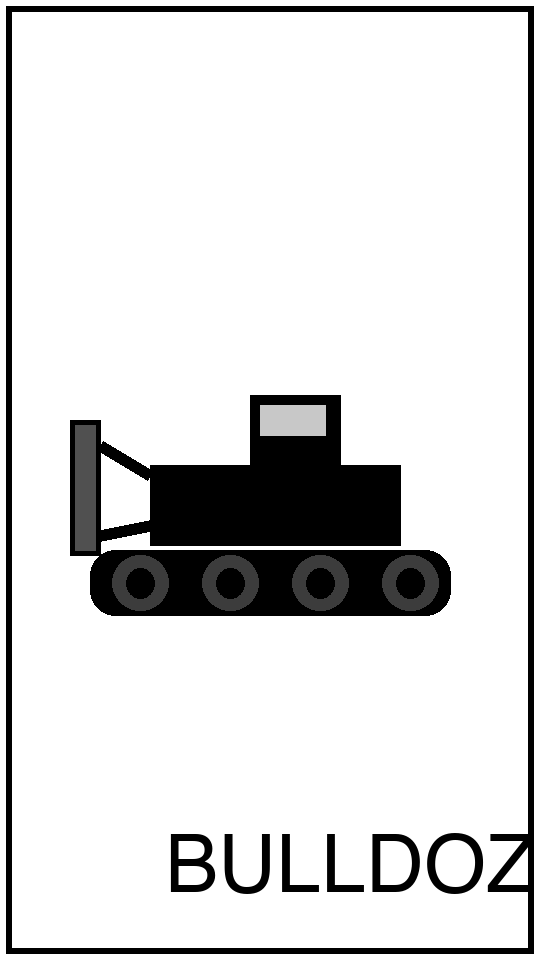
#> input picture images/bulldozer.png, 540 x 960 px; its folder holds only this picture in this run
$ python gen-thumbnails.py
#> lines starting #> are read from the running program, lines starting #| are printed output that depends on the picture
#!/usr/bin/env python3
"""Generate 240x240 square pre-rotated thumbnails from full-size source PNGs.

Takes images from data/images/ (540x960 PNGs), center-crops to square,
resizes to 240x240, and packs to 4bpp raw with pre-rotation for
EPD_ROT_INVERTED_PORTRAIT.

Output: data/images/thumb_<name>.epd (28,800 bytes each)

Usage:
    python3 scripts/gen-thumbnails.py
"""

import os
from pathlib import Path
from PIL import Image

THUMB_W = 240
THUMB_H = 240
# Physical layout for EPD_ROT_INVERTED_PORTRAIT: logical (lx,ly) -> physical (ly, 239-lx)
# For a square 240x240 thumbnail, the physical block is also 240x240.

def make_thumbnail(src_png: str, out_epd: str) -> None:
#> called with src_png = 'images/bulldozer.png', out_epd = 'data/images/thumb_bulldozer.epd'
    img = Image.open(src_png).convert("L")
#> img is the input picture: PIL image 540x960 L; min 0, max 255, mean 217.6
    # Center-crop to square
    w, h = img.size
#> w = 540; h = 960
    s = min(w, h)
#> s = 540
    left = (w - s) // 2
#> left = 0
    top = (h - s) // 2
#> top = 210
    img = img.crop((left, top, left + s, top + s))
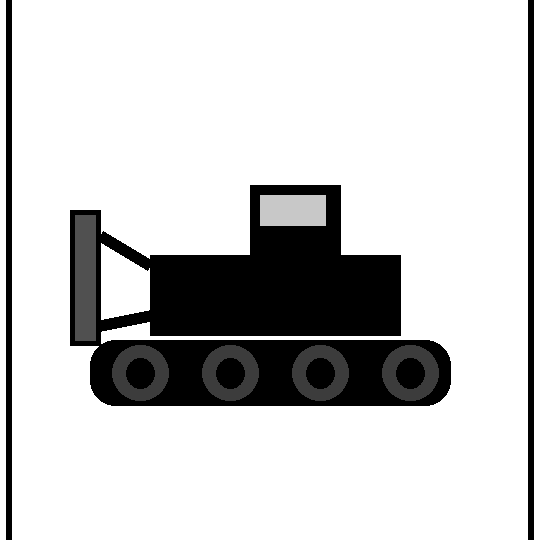
#> img: PIL image 540x540 L; min 0, max 255, mean 204.5
    img = img.resize((THUMB_W, THUMB_H), Image.LANCZOS)
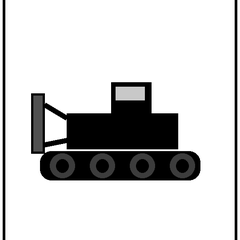
#> img: PIL image 240x240 L; min 0, max 255, mean 204.6

    px = img.load()
    fb_w = THUMB_W // 2 + THUMB_W % 2  # 120
    buf = bytearray(fb_w * THUMB_H)

    for ly in range(THUMB_H):
        for lx in range(THUMB_W):
            phys_x = ly
            phys_y = (THUMB_W - 1) - lx
            val = px[lx, ly] >> 4  # 8-bit -> 4-bit
            idx = phys_y * fb_w + phys_x // 2
            if phys_x % 2 == 0:
                buf[idx] = (buf[idx] & 0xF0) | (val & 0x0F)
            else:
                buf[idx] = (buf[idx] & 0x0F) | ((val & 0x0F) << 4)

    with open(out_epd, "wb") as f:
        f.write(buf)
    print(f"  {os.path.basename(out_epd)}: {len(buf)} bytes")
#|   thumb_bulldozer.epd: 28800 bytes


def main():
    base = Path("data/images")
    if not base.is_dir():
        print(f"Error: {base} not found.  Run from the project root.")
        return

    count = 0
    for f in sorted(base.iterdir()):
        if f.suffix != ".png":
            continue
        name = f.stem
        out = base / f"thumb_{name}.epd"
        make_thumbnail(str(f), str(out))
        count += 1

    print(f"Generated {count} thumbnails")


if __name__ == "__main__":
    main()

$ run again, on images/giraffe.png
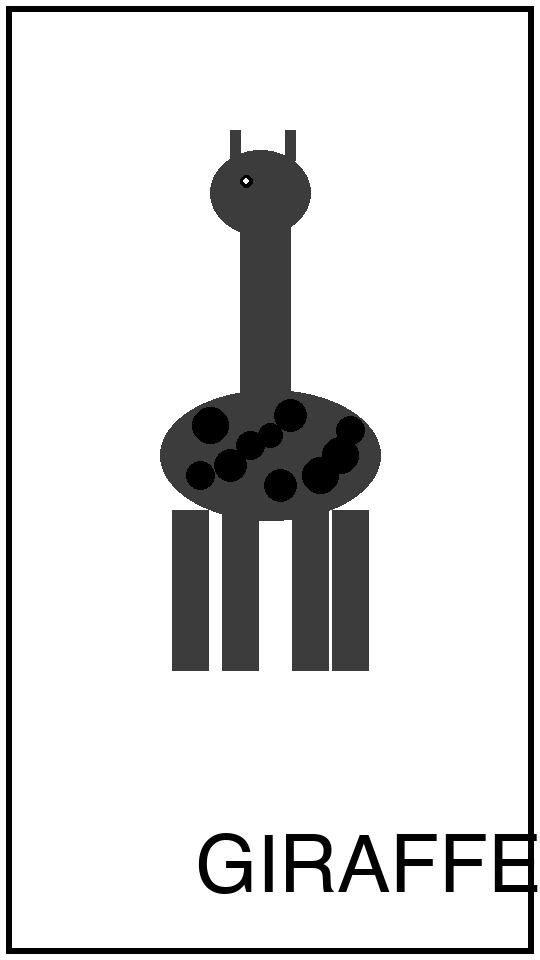
#> input picture images/giraffe.png, 540 x 960 px
#> in make_thumbnail, img is the input picture: PIL image 540x960 L; min 0, max 255, mean 219
#> in make_thumbnail, `img = img.crop((left, top, left + s, top + s))`:
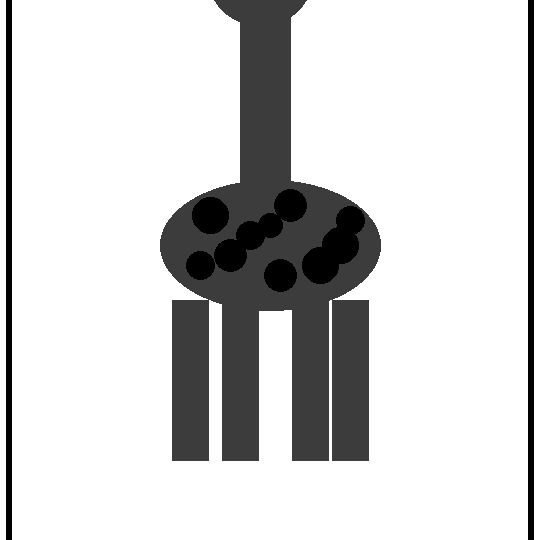
#> img: PIL image 540x540 L; min 0, max 255, mean 210.4
#> in make_thumbnail, `img = img.resize((THUMB_W, THUMB_H), Image.LANCZOS)`:
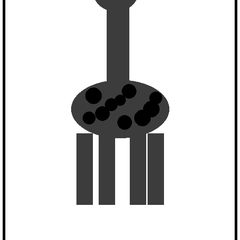
#> img: PIL image 240x240 L; min 0, max 255, mean 210.2
#|   thumb_giraffe.epd: 28800 bytes

$ run again, on images/tractor.png
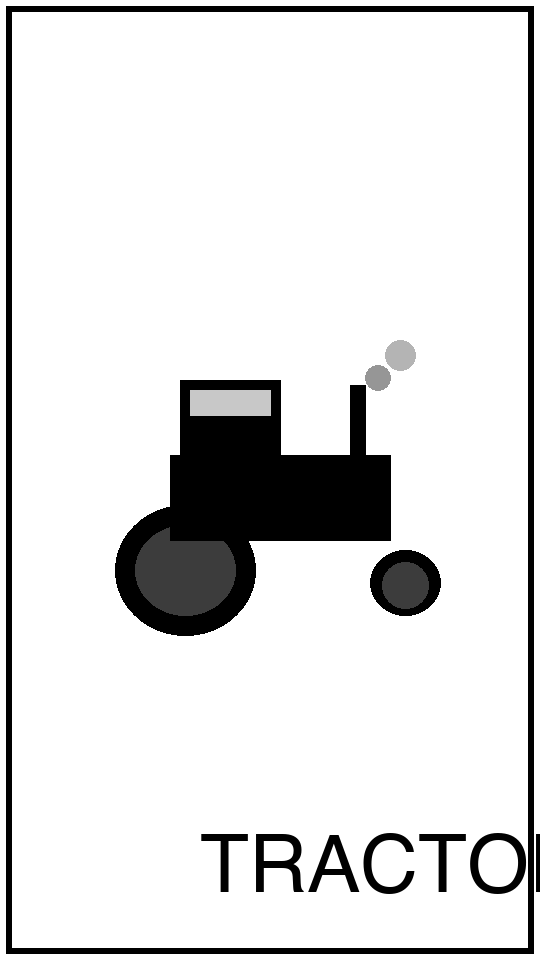
#> input picture images/tractor.png, 540 x 960 px
#> in make_thumbnail, img is the input picture: PIL image 540x960 L; min 0, max 255, mean 223.4
#> in make_thumbnail, `img = img.crop((left, top, left + s, top + s))`:
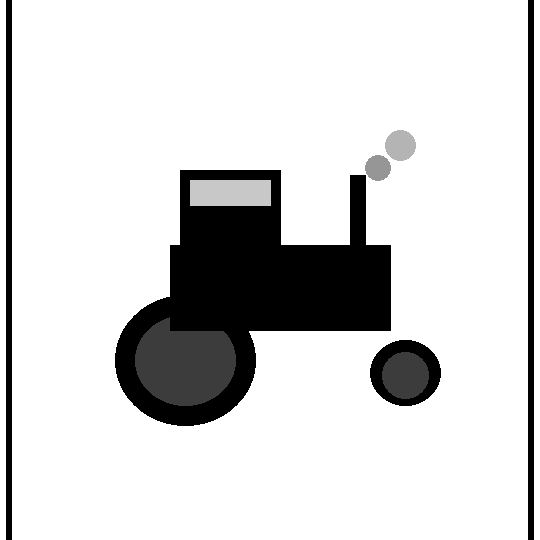
#> img: PIL image 540x540 L; min 0, max 255, mean 213.9
#> in make_thumbnail, `img = img.resize((THUMB_W, THUMB_H), Image.LANCZOS)`:
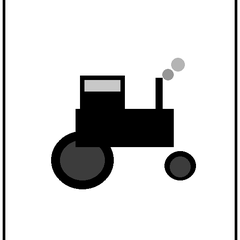
#> img: PIL image 240x240 L; min 0, max 255, mean 213.8
#|   thumb_tractor.epd: 28800 bytes

$ run again, on images/cat.png
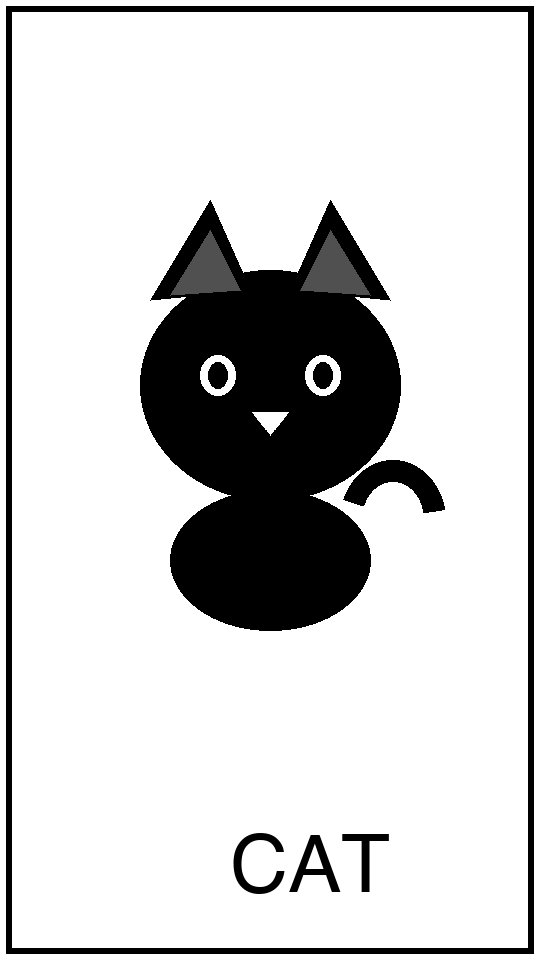
#> input picture images/cat.png, 540 x 960 px
#> in make_thumbnail, img is the input picture: PIL image 540x960 L; min 0, max 255, mean 207.4
#> in make_thumbnail, `img = img.crop((left, top, left + s, top + s))`:
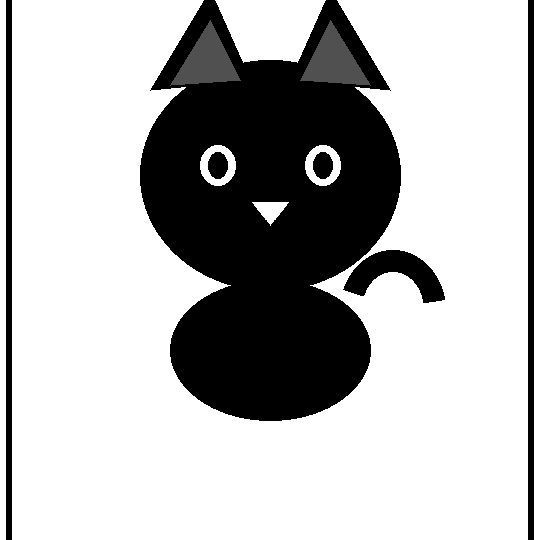
#> img: PIL image 540x540 L; min 0, max 255, mean 182.7
#> in make_thumbnail, `img = img.resize((THUMB_W, THUMB_H), Image.LANCZOS)`:
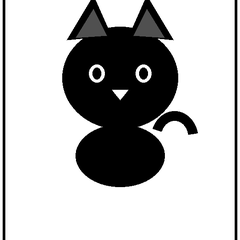
#> img: PIL image 240x240 L; min 0, max 255, mean 182.6
#|   thumb_cat.epd: 28800 bytes
